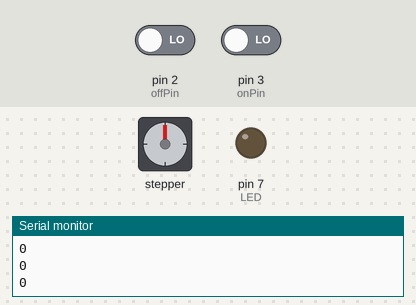
A sketch run on a simulated Arduino Uno, built with avr-gcc and run on an emulated ATmega328P. Shown: stepper motor, output pins drawn as LEDs (lit = HIGH), the last lines printed to the serial monitor. Inputs (shaded band) come from the test bench; at power-on: pin 3 (onPin) LOW, pin 2 (offPin) LOW. Stepper angles assume 200 steps per turn.

Above: at 1.2 s.
1.3 s: pin 3 (onPin) driven HIGH
At 3.1 s:
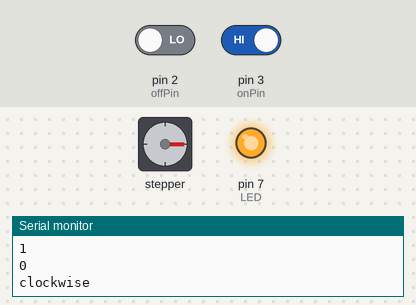
At 12.8 s:
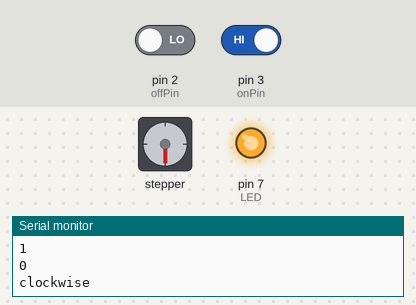
Timing chart, 0 to 24.3 s (numbered marks = the images above; inputs shaded):
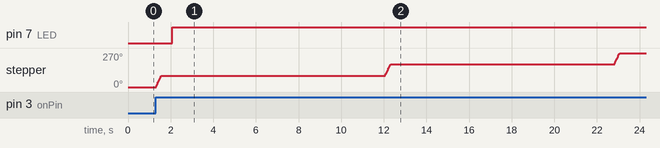

The sketch:

stepper_tuned_photoconverting.ino
```cpp
/*
 Stepper Motor Control - one revolution

 This program drives a unipolar or bipolar stepper motor.
 The motor is attached to digital pins 8 - 11 of the Arduino.

 The motor should revolve one revolution in one direction, then
 one revolution in the other direction.


 Created 11 Mar. 2007
 Modified 30 Nov. 2009
 by Tom Igoe

 */

#include <Stepper.h>

int onPin = 3;
int offPin =2;
int LED = 7;
int on = 0;
int off = 0;

const int stepsPerRevolution = 200;  // change this to fit the number of steps per revolution
// for your motor

// initialize the stepper library on pins 8 through 11:
Stepper myStepper(stepsPerRevolution, 8, 9, 10, 11);

void setup() {
  // set the speed at 60 rpm:
  myStepper.setSpeed(60);
  pinMode(onPin, INPUT);
  pinMode(offPin, INPUT);
  pinMode(LED, OUTPUT);
  // initialize the serial port:
  Serial.begin(9600);
}

void loop() {
  on = digitalRead(onPin);
  off = digitalRead(offPin);
  Serial.println(on);
  Serial.println(off);
  if (on == HIGH)
  {
  Serial.println("clockwise");
  myStepper.step(stepsPerRevolution/4);
  delay(500);
  digitalWrite(LED,HIGH);
  delay(10000);
  }
  if (off == HIGH)
  {
  // step one revolution in the other direction:
  Serial.println("counterclockwise");
  myStepper.step(-stepsPerRevolution/4);
  delay(10000);
  }
}
```

Measured:
- after the input at 1.3 s, pin 7 (LED): LOW → HIGH after 0.78 s; stepper: turns 90° clockwise in 0.24 s, then 90° clockwise in 0.24 s, then 90° clockwise in 0.24 s
